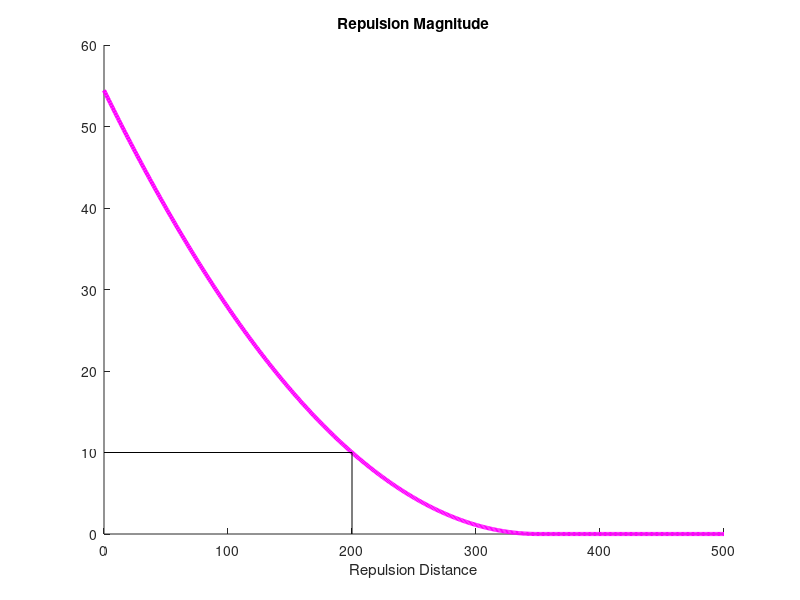

The MATLAB script that drew this image:
%illustration of Magnitude of Velocity Blend for Avoidance
clear;
repelDist = 0:500; % domain for illustration
maximumRepelDistance = 350;
closestAllowedApproach = 200;
timeStep = 10; % magnitude of the control velocity command

i = repelDist > maximumRepelDistance;

repelMag = (maximumRepelDistance-repelDist).^2*timeStep/(maximumRepelDistance-closestAllowedApproach)^2;
repelMag(i) = 0; % set to zero

figure;hold on;
title('Repulsion Magnitude')
xlabel('Repulsion Distance')
plot(repelDist, repelMag, 'm', 'linewidth', 3);

plot([closestAllowedApproach closestAllowedApproach 0 ],[0 timeStep timeStep], 'k-');


